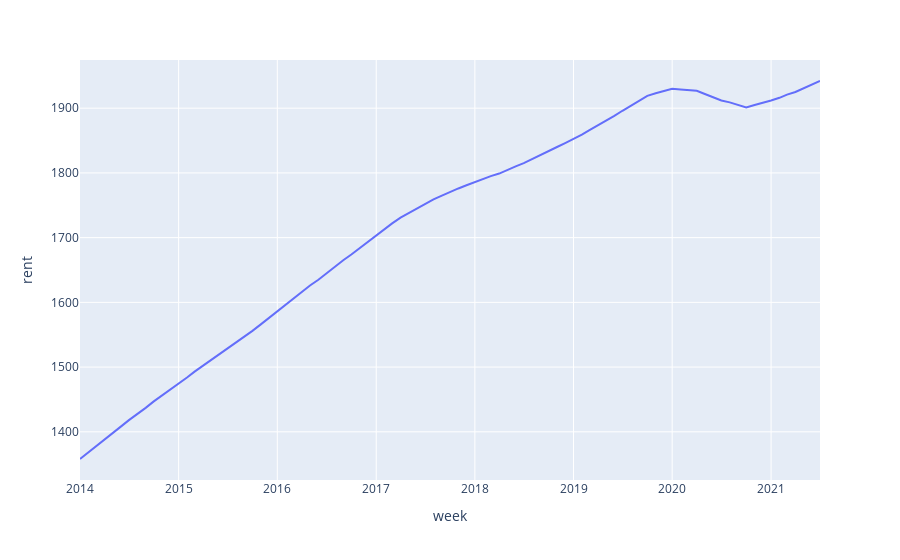

This figure's notebook cell:
### Code cell
df = rent[rent.RegionID.isin(regions)]
dates = [c for c in rent.columns if c.startswith('20')]
df = pd.melt(df, id_vars = 'RegionName', value_vars = dates, var_name = 'week', value_name = 'rent')
fig = px.line(df, x = 'week', y = 'rent')
fig.show()

### Figure 1 — Plotly figure (JSON) as saved in the notebook; plotly's stock layout.template omitted (floating-point values rounded to 4 significant figures)
{"data": [{"hovertemplate": "week=%{x}<br>rent=%{y}<extra></extra>", "legendgroup": "", "line": {"color": "#636efa", "dash": "solid"}, "marker": {"symbol": "circle"}, "mode": "lines", "name": "", "orientation": "v", "showlegend": false, "type": "scatter", "x": ["2014-01", "2014-02", "2014-03", "2014-04", "2014-05", "2014-06", "2014-07", "2014-08", "2014-09", "2014-10", "2014-11", "2014-12", "2015-01", "2015-02", "2015-03", "2015-04", "2015-05", "2015-06", "2015-07", "2015-08", "2015-09", "2015-10", "2015-11", "2015-12", "2016-01", "2016-02", "2016-03", "2016-04", "2016-05", "2016-06", "2016-07", "2016-08", "2016-09", "2016-10", "2016-11", "2016-12", "2017-01", "2017-02", "2017-03", "2017-04", "2017-05", "2017-06", "2017-07", "2017-08", "2017-09", "2017-10", "2017-11", "2017-12", "2018-01", "2018-02", "2018-03", "2018-04", "2018-05", "2018-06", "2018-07", "2018-08", "2018-09", "2018-10", "2018-11", "2018-12", "2019-01", "2019-02", "2019-03", "2019-04", "2019-05", "2019-06", "2019-07", "2019-08", "2019-09", "2019-10", "2019-11", "2019-12", "2020-01", "2020-02", "2020-03", "2020-04", "2020-05", "2020-06", "2020-07", "2020-08", "2020-09", "2020-10", "2020-11", "2020-12", "2021-01", "2021-02", "2021-03", "2021-04", "2021-05", "2021-06", "2021-07"], "xaxis": "x", "y": [1358, 1368, 1378, 1388, 1398, 1408, 1418, 1427, 1437, 1447, 1456, 1466, 1475, 1484, 1493, 1502, 1511, 1520, 1529, 1538, 1547, 1556, 1566, 1576, 1586, 1596, 1606, 1616, 1626, 1635, 1645, 1655, 1665, 1674, 1684, 1694, 1704, 1713, 1722, 1731, 1738, 1745, 1753, 1759, 1765, 1771, 1776, 1781, 1786, 1790, 1795, 1799, 1805, 1810, 1815, 1821, 1827, 1833, 1840, 1846, 1852, 1859, 1866, 1873, 1881, 1888, 1896, 1904, 1911, 1919, 1923, 1926, 1930, 1929, 1928, 1927, 1922, 1917, 1912, 1909, 1905, 1901, 1905, 1908, 1912, 1916, 1921, 1925, 1931, 1936, 1942], "yaxis": "y"}], "layout": {"legend": {"tracegroupgap": 0}, "margin": {"t": 60}, "xaxis": {"anchor": "y", "domain": [0, 1], "title": {"text": "week"}}, "yaxis": {"anchor": "x", "domain": [0, 1], "title": {"text": "rent"}}}}
